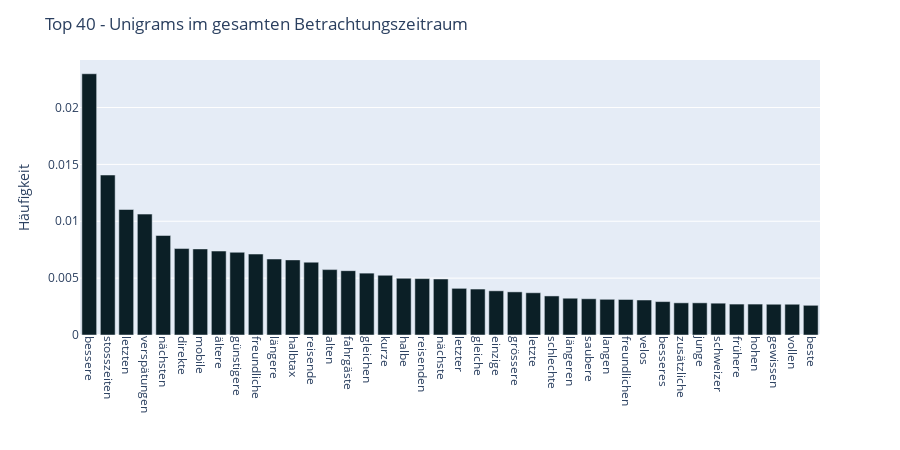

This figure's notebook cell:
### Code cell
import plotly.express as px
import plotly.io as pio

fig = px.bar(unigrams.sort_values('count_relative', ascending=False),
    y='count_relative', 
    x='word',
    opacity = 1,
    color_discrete_sequence =color_discrete_sequence
                 )

fig.update_layout(
    title="Top 40 - Unigrams im gesamten Betrachtungszeitraum",
    xaxis_title='',
    yaxis_title='Häufigkeit',
    xaxis=dict(tickangle=90),
    width=900, 
    height=450,
    legend_title="")

fig.show()

pio.write_image(fig,"../../exports/images/fig-Unigrams-Adjectives-"+label_plots+"-barchart.svg") #save fig as svg

### Figure 1 — Plotly figure (JSON) as saved in the notebook; plotly's stock layout.template omitted (floating-point values rounded to 4 significant figures)
{"data": [{"alignmentgroup": "True", "hovertemplate": "word=%{x}<br>count_relative=%{y}<extra></extra>", "legendgroup": "", "marker": {"color": "#0B1F26", "opacity": 1, "pattern": {"shape": ""}}, "name": "", "offsetgroup": "", "orientation": "v", "showlegend": false, "textposition": "auto", "type": "bar", "x": ["bessere", "stosszeiten", "letzten", "verspätungen", "nächsten", "direkte", "mobile", "ältere", "günstigere", "freundliche", "längere", "halbtax", "reisende", "alten", "fahrgäste", "gleichen", "kurze", "halbe", "reisenden", "nächste", "letzter", "gleiche", "einzige", "grössere", "letzte", "schlechte", "längeren", "saubere", "langen", "freundlichen", "velos", "besseres", "zusätzliche", "junge", "schweizer", "frühere", "hohen", "gewissen", "vollen", "beste"], "xaxis": "x", "y": [0.02297, 0.01406, 0.01103, 0.01063, 0.00875, 0.0076, 0.007569, 0.007382, 0.007273, 0.007118, 0.006683, 0.006605, 0.006403, 0.00575, 0.005657, 0.005439, 0.005253, 0.004989, 0.004958, 0.004927, 0.004103, 0.004041, 0.003885, 0.003792, 0.003714, 0.003435, 0.003233, 0.003186, 0.003139, 0.003124, 0.003077, 0.002937, 0.002829, 0.002829, 0.002797, 0.00272, 0.00272, 0.002704, 0.002704, 0.002611], "yaxis": "y"}], "layout": {"barmode": "relative", "height": 450, "legend": {"title": {"text": ""}, "tracegroupgap": 0}, "margin": {"t": 60}, "title": {"text": "Top 40 - Unigrams im gesamten Betrachtungszeitraum"}, "width": 900, "xaxis": {"anchor": "y", "domain": [0, 1], "tickangle": 90, "title": {"text": ""}}, "yaxis": {"anchor": "x", "domain": [0, 1], "title": {"text": "Häufigkeit"}}}}
